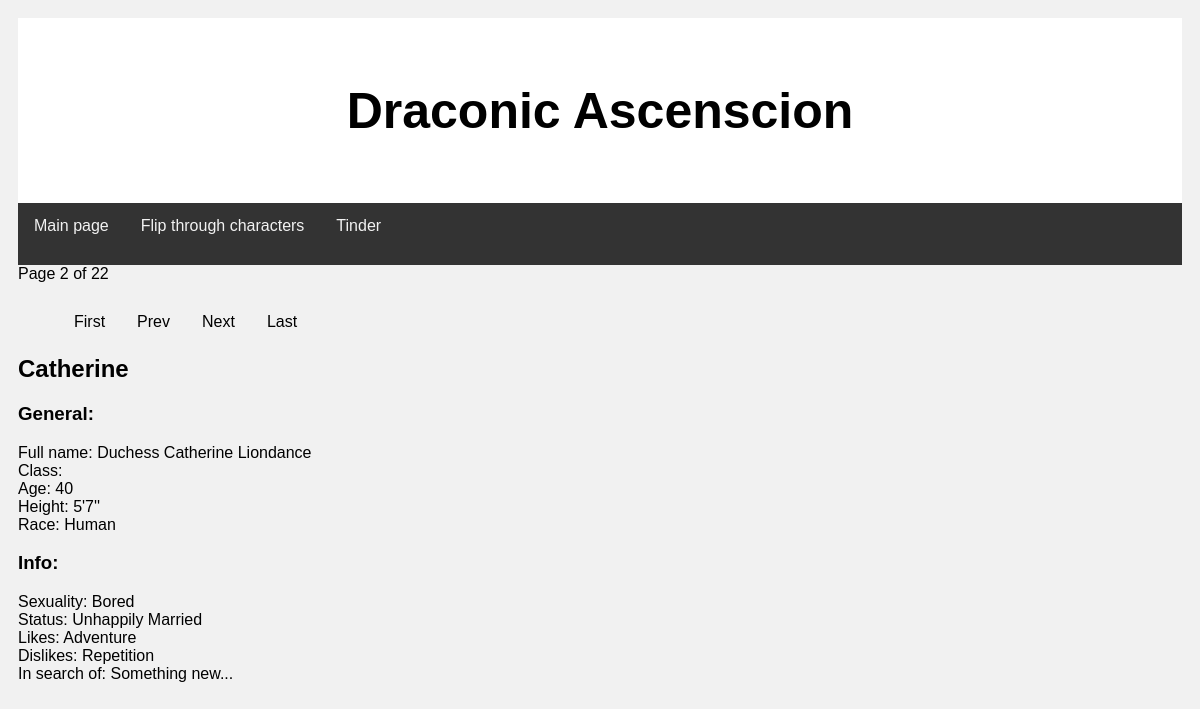
Page /tinder.php?pageno=2 on the committed database.
### tables this page shows
CREATE TABLE `characters` (
  `id` int(6) UNSIGNED NOT NULL,
  `name` varchar(30) NOT NULL,
  `lastname` varchar(40) NOT NULL,
  `title` varchar(40) NOT NULL,
  `class` varchar(40) NOT NULL,
  `age` int(6) DEFAULT NULL,
  `height` varchar(10) DEFAULT NULL,
  `race` varchar(20) DEFAULT NULL,
  `prifaction` varchar(40) NOT NULL,
  `prirank` varchar(40) NOT NULL,
  `secfaction` varchar(40) NOT NULL,
  `secrank` varchar(40) NOT NULL,
  `description` varchar(300) NOT NULL,
  `lore` varchar(1000) DEFAULT NULL,
  `arc` varchar(40) NOT NULL,
  `haircolor` varchar(20) DEFAULT NULL,
  `eyecolor` varchar(20) DEFAULT NULL,
  `skincolor` varchar(20) DEFAULT NULL,
  `type` varchar(10) NOT NULL,
  `alive` tinyint(1) DEFAULT NULL,
  `dateable` tinyint(1) NOT NULL,
  `sexuality` varchar(40) NOT NULL,
  `likes` varchar(40) NOT NULL,
  `dislikes` varchar(40) NOT NULL,
  `status` varchar(40) NOT NULL,
  `lookingfor` varchar(40) NOT NULL
);

### tinder.php (the view, shortened to what this page needs)
<head>
  <link rel="stylesheet" type="text/css" href="stylesheet.css">
</head>
  <?php
  include "nav.inc.php";
  $conn = OpenCon();
  if (isset($_GET['pageno'])) {
              $pageno = $_GET['pageno'];
          } else {
              $pageno = 1;
          }
          $no_of_records_per_page = 1;
          $offset = ($pageno-1) * $no_of_records_per_page;
          $total_pages_sql = "SELECT COUNT(*) FROM characters WHERE alive = '1' AND dateable = '1'";
          $result = mysqli_query($conn,$total_pages_sql);
          $total_rows = mysqli_fetch_array($result)[0];
          $total_pages = ceil($total_rows / $no_of_records_per_page);
          $sql = "SELECT * FROM characters WHERE alive = '1' AND dateable = '1' ORDER BY name ASC LIMIT $offset, $no_of_records_per_page";
          $res_data = mysqli_query($conn,$sql);
          while($row = mysqli_fetch_array($res_data)){
            $name = htmlspecialchars($row["name"], ENT_QUOTES, 'UTF-8');
            $lastname = htmlspecialchars($row["lastname"], ENT_QUOTES, 'UTF-8');
            $title = htmlspecialchars($row["title"], ENT_QUOTES, 'UTF-8');
            $class = htmlspecialchars($row['class'], ENT_QUOTES, 'UTF-8');
            $age = htmlspecialchars($row['age'], ENT_QUOTES, 'UTF-8');
            $height = htmlspecialchars($row['height'], ENT_QUOTES, 'UTF-8');
            $race = htmlspecialchars($row['race'], ENT_QUOTES, 'UTF-8');
            $sexuality = htmlspecialchars($row['sexuality'], ENT_QUOTES, 'UTF-8');
            $likes = htmlspecialchars($row['likes'], ENT_QUOTES, 'UTF-8');
            $dislikes = htmlspecialchars($row['dislikes'], ENT_QUOTES, 'UTF-8');
            $status = htmlspecialchars($row['status'], ENT_QUOTES, 'UTF-8');
            $lookingfor = htmlspecialchars($row['lookingfor'], ENT_QUOTES, 'UTF-8');
            echo "<div class='container'>
                  Page $pageno of $total_pages
                  <ul class='pagination'>
                  <li><a href='?pageno=1'>First</a></li>
                    <li>
                  <a href='";
                  if($pageno <= 1){ echo '#';
                  } else { echo "?pageno=".($pageno - 1); }
            echo "'>Prev</a>
                  </li>
                  <li>
                  <a href='";
                  if($pageno >= $total_pages){ echo '#';
                  } else { echo "?pageno=".($pageno + 1); }
            echo  "'>Next</a>
                    </li>
                  <li><a href='?pageno= $total_pages'";
            echo ">Last</a></li>
                  </ul>";
            echo  "<br><br><h2>$name</h2>
                  <h3>General:</h3>
                  Full name: $title $name $lastname<br>
                  Class: $class<br>
                  Age: $age<br>
                  Height: $height<br>
                  Race: $race<br>
                  <h3>Info:</h3>
                  Sexuality: $sexuality<br>
                  Status: $status<br>
                  Likes: $likes<br>
                  Dislikes: $dislikes<br>
                  In search of: $lookingfor
                  </div>";
          }
          ?>
  </body>

### stylesheet.css (style rules this page uses)
* { box-sizing: border-box; }
ul { list-style-type: none; }
a { float: left; display: block; color: black; text-align: center; padding: 14px 16px; text-decoration: none; }

### rows in the picture
characters: total_pages "22", name "Catherine", title "Duchess", lastname "Liondance", age "40", height "5'7''", race "Human", sexuality "Bored", status "Unhappily Married", likes "Adventure", dislikes "Repetition", lookingfor "Something new..."
